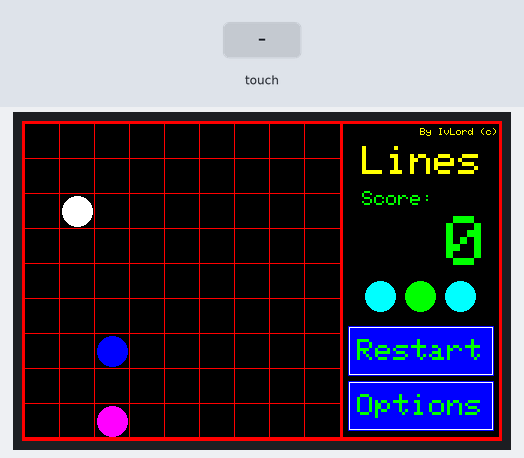
This sketch was run on a simulated Arduino Uno, built with avr-gcc and run on an emulated ATmega328P. Shown: 480×320 colour display. The inputs (shaded band) are chosen by the test bench. Random numbers use the default seed unless the sketch sets one.

Above: at 1.7 s.
1.8 s: touch panel pressed at 13 % / 10 % of its raw x / y range
At 3.1 s:
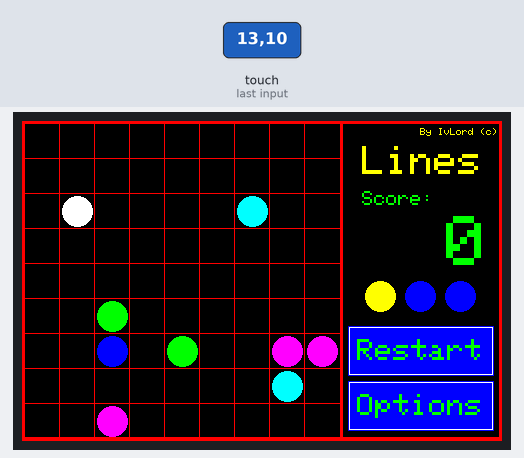
3.4 s: touch panel pressed at 38 % / 10 % of its raw x / y range
At 4.3 s:
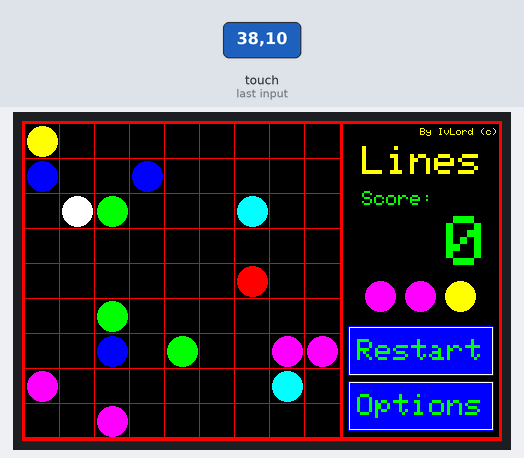
5.0 s: touch panel pressed at 87 % / 50 % of its raw x / y range
At 6.04 s:
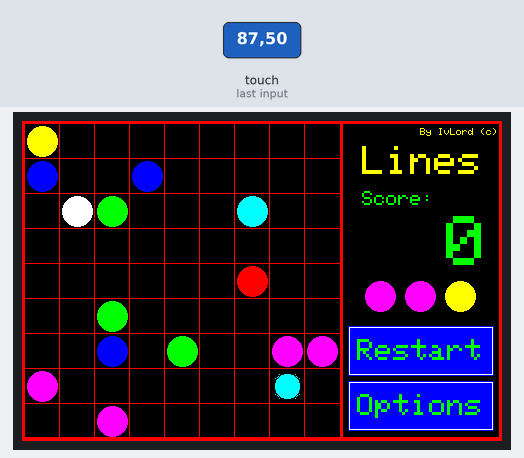
7.7 s: touch panel pressed at 13 % / 50 % of its raw x / y range
At 8.9 s:
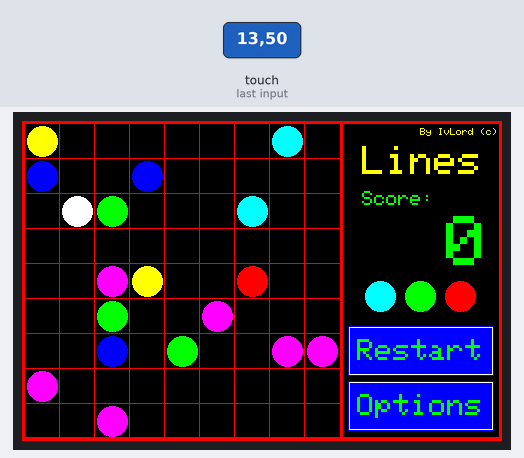
Timing chart, 0 to 10.5 s (numbered marks = the images above; inputs shaded):
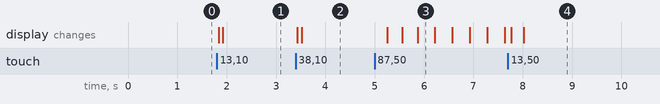

The sketch:

Lines_show_08.ino
```cpp
#include <SPI.h>
#include "Adafruit_GFX.h"
#include <MCUFRIEND_kbv.h>
#include <TouchScreen.h>
#include "LineLib.h"
PF p;

unsigned long TO = millis();
int8_t raising = 1;
uint16_t clr = BLUE;
int8_t max_r=30;
int8_t min_r=25;
uint8_t radius = min_r;
uint16_t x = 50;
uint16_t y = 50;
int8_t xp = 7;
int8_t yp = 6;

void setup() {
    Serial.begin(9600);
    p.Init();
}

void loop() {
  if (TO<millis()) {
   //if(p.Touch_getXY()){
   // }
   p.Update();
   TO=millis()+50;
   }
  delay(10);

}
    // TouchScreen touch = TouchScreen(XP, YP, XM, YM,300);
    //TSPoint p                 = touch.getPoint();
    //Serial.print(radius); Serial.print("  "); Serial.println(clr);
    //tft.drawCircle(x, y, 15, BLACK);
    //tft.fillCircle(200, 150, min_r, BLUE);
    //tft.fillCircle(200, 250, min_r, BLUE);
    //tft.fillCircle(200, 50, min_r, BLUE);

    //for(uint8_t y=0; y<9; y++){
    //  tft.fillCircle(300, y*35+16, 15, rand()%0xffff);
    //  }
    //tft.fillCircle(200, 50, min_r, BLUE);

//void blink2(){
//  if(x>470 or x<10) {xp*=-1; clr =rand()%0xffff;}
//  if(y>310 or y<10) {yp*=-1; clr =rand()%0xffff;}
//  x+=xp; y+=yp;
//  tft.drawCircle(x, y, 15, clr);
//  }

//void blink1(){
//      tft.drawCircle(200, 150, radius, clr);
//      tft.drawCircle(200, 250, radius, clr);
//      tft.drawCircle(200, 50, radius, clr);
//      radius += raising;
//      if (radius>max_r){raising=-1; clr=BLACK;}
//      if (radius<min_r){raising= 1; clr =rand()%0xffff;} // rand()%0xffff
//  }
```

Source omitted: LineLib.h (22252 bytes)

Measured:
- after the input at 1.8 s, the display: first changes at once (image 1 shows a later state)
- after the input at 3.4 s, the display: first changes at once (image 2 shows a later state)
- after the input at 5.0 s, the display: changes after 0.25 s (image 3)
